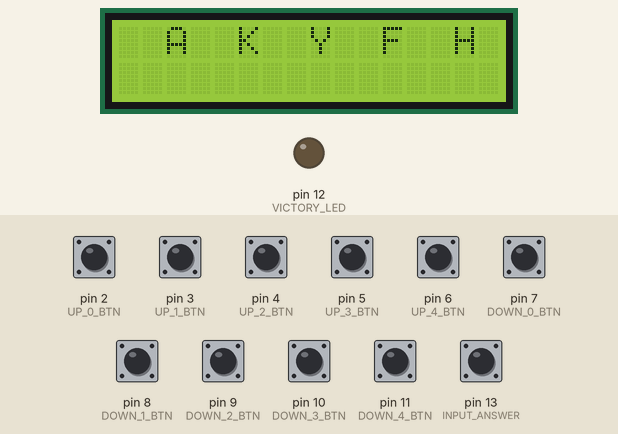
A sketch run on a simulated Arduino Uno, built with avr-gcc and run on an emulated ATmega328P. Shown: 16×2 character LCD, output pins drawn as LEDs (lit = HIGH). The test bench sets the inputs (shaded band); at power-on: pin 2 (UP_0_BTN), pin 3 (UP_1_BTN), pin 4 (UP_2_BTN), pin 5 (UP_3_BTN), pin 6 (UP_4_BTN), pin 7 (DOWN_0_BTN), pin 8 (DOWN_1_BTN), pin 9 (DOWN_2_BTN), pin 10 (DOWN_3_BTN), pin 11 (DOWN_4_BTN), pin 13 (INPUT_ANSWER) HIGH. Random numbers use the default seed unless the sketch sets one.

Above: at 1.2 s.
1.3 s: pin 2 (UP_0_BTN) pulled LOW for 1 s
At 3.4 s:
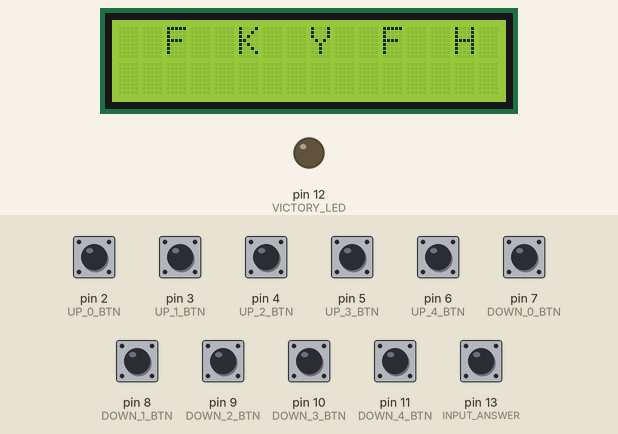
3.8 s: pin 3 (UP_1_BTN) pulled LOW for 0.15 s
At 4.9 s:
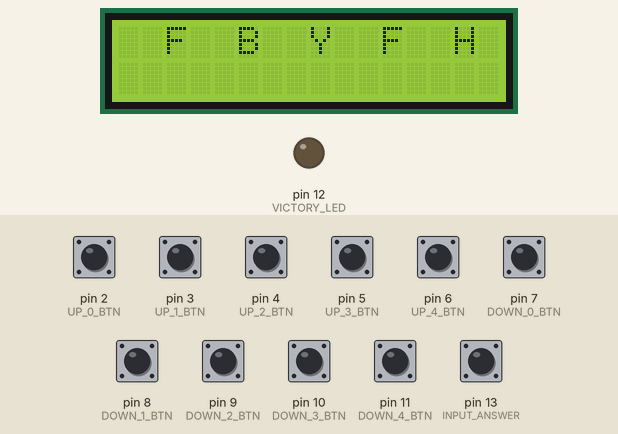
5.4 s: pin 4 (UP_2_BTN) pulled LOW for 0.15 s
At 6.2 s:
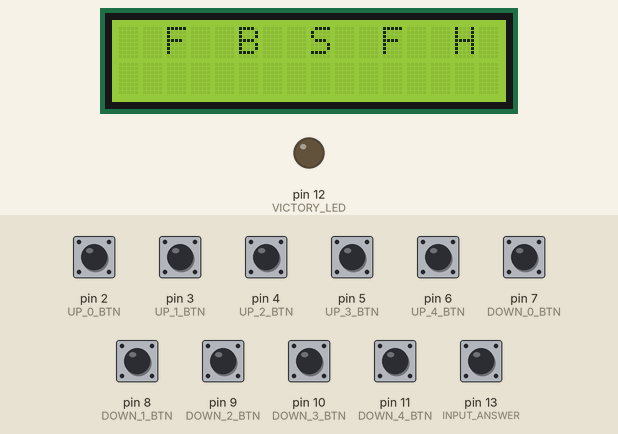
7.0 s: pin 5 (UP_3_BTN) pulled LOW for 0.15 s
At 7.4 s:
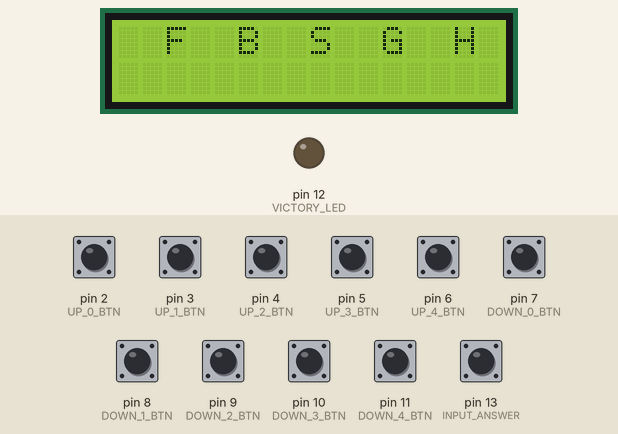
8.6 s: pin 6 (UP_4_BTN) pulled LOW for 0.15 s
At 9.8 s:
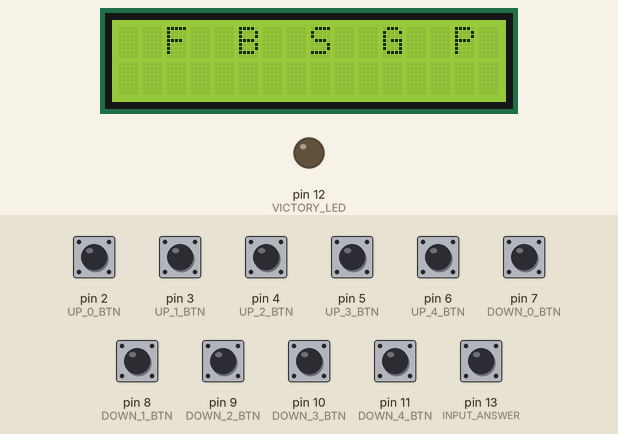
10.2 s: pin 7 (DOWN_0_BTN) pulled LOW for 0.15 s
At 11.0 s:
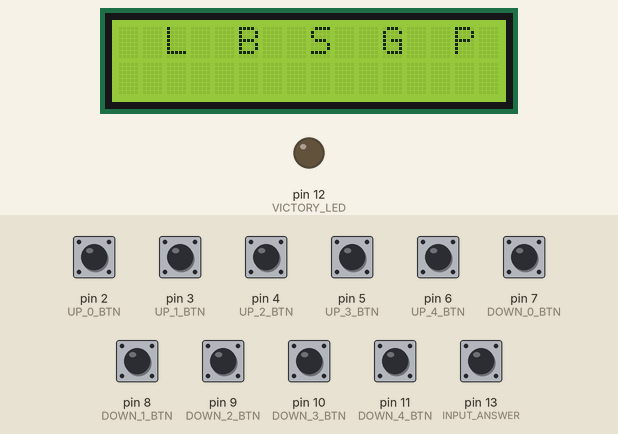
Timing chart, 0 to 12.8 s (numbered marks = the images above; inputs shaded):
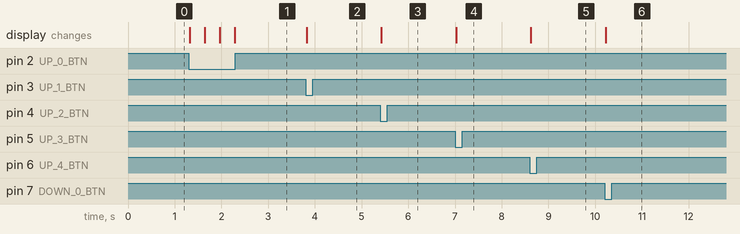

The sketch:

password.ino
```cpp
#include <Wire.h>
#include <LCD.h>
#include <LiquidCrystal_I2C.h>
#include <TrueRandom.h>

#define I2C_ADDR    0x3F
#define BACKLIGHT_PIN     3
#define En_pin  2
#define Rw_pin  1
#define Rs_pin  0
#define D4_pin  4
#define D5_pin  5
#define D6_pin  6
#define D7_pin  7

#define BACK_BTN 2
#define FORW_BTN 3
#define ACCEPT_BTN 6
#define CODE_LED 4
#define BIG_LED 5
#define FREQUENCIES 16

#define UP_0_BTN 2
#define DOWN_0_BTN 7
#define UP_1_BTN 3
#define DOWN_1_BTN 8
#define UP_2_BTN 4
#define DOWN_2_BTN 9
#define UP_3_BTN 5
#define DOWN_3_BTN 10
#define UP_4_BTN 6
#define DOWN_4_BTN 11
#define VICTORY_LED 12
#define INPUT_ANSWER 13

#define BTN_PRESS_DELAY 300
#define char_amount 5

LiquidCrystal_I2C  lcd(I2C_ADDR, En_pin, Rw_pin, Rs_pin, D4_pin, D5_pin, D6_pin, D7_pin);

String password = "ABOUT";

char posibilities[char_amount][char_amount];

int positions[char_amount];

bool won = false;


void setup() {

  Serial.begin(9600);


  Serial.println();

  for (int i = 0; i < char_amount; i++) {
    positions[i] = 0;
  }

  for (int i = 0; i < char_amount; i++) {
    posibilities[i][0] = password[i];
    for (int j = 1; j < char_amount; j++) {
      char cch = 'A' + TrueRandom.random(0,26);
      posibilities[i][j] = cch;
    }
    shuffle(posibilities[i]);
  }

  lcd.begin (16, 2);
  lcd.setBacklightPin(BACKLIGHT_PIN, POSITIVE);
  lcd.setBacklight(HIGH);
  lcd.home ();

  pinMode(UP_0_BTN, INPUT_PULLUP);
  pinMode(DOWN_0_BTN, INPUT_PULLUP);
  pinMode(UP_1_BTN, INPUT_PULLUP);
  pinMode(DOWN_1_BTN, INPUT_PULLUP);
  pinMode(UP_2_BTN, INPUT_PULLUP);
  pinMode(DOWN_2_BTN, INPUT_PULLUP);
  pinMode(UP_3_BTN, INPUT_PULLUP);
  pinMode(DOWN_3_BTN, INPUT_PULLUP);
  pinMode(UP_4_BTN, INPUT_PULLUP);
  pinMode(DOWN_4_BTN, INPUT_PULLUP);
  pinMode(DOWN_4_BTN, INPUT_PULLUP);

  pinMode(VICTORY_LED, OUTPUT);

  pinMode(INPUT_ANSWER, INPUT_PULLUP);

  printToLcd();


}

void shuffle(char pos[]) {
  for (int i = 0; i < char_amount; i++) {
    int r = TrueRandom.random(0,char_amount);
    char temp = pos[i]; pos[i] = pos[r]; pos[r] = temp;
  }
}

void loop() {

  if (!won) {
    if (digitalRead(UP_0_BTN) == 0) {
      int newPos = (positions[0] + 1) % char_amount;
      positions[0] = newPos;
      printToLcd();
      delay(BTN_PRESS_DELAY);
    } else if (digitalRead(DOWN_0_BTN) == 0) {

      int newPos = positions[0] - 1;
      if (newPos < 0 ) {
        newPos = char_amount - 1;
      }
      positions[0] = newPos;
      printToLcd();
      delay(BTN_PRESS_DELAY);
    } else if (digitalRead(UP_1_BTN) == 0) {
      int newPos = (positions[1] + 1) % char_amount;
      positions[1] = newPos;
      printToLcd();
      delay(BTN_PRESS_DELAY);
    } else if (digitalRead(DOWN_1_BTN) == 0) {

      int newPos = positions[1] - 1;
      if (newPos < 0 ) {
        newPos = char_amount - 1;
      }
      positions[1] = newPos;
      printToLcd();
      delay(BTN_PRESS_DELAY);
    } else if (digitalRead(UP_2_BTN) == 0) {
      int newPos = (positions[2] + 1) % char_amount;
      positions[2] = newPos;
      printToLcd();
      delay(BTN_PRESS_DELAY);
    } else if (digitalRead(DOWN_2_BTN) == 0) {

      int newPos = positions[2] - 1;
      if (newPos < 0 ) {
        newPos = char_amount - 1;
      }
      positions[2] = newPos;
      printToLcd();
      delay(BTN_PRESS_DELAY);
    } else if (digitalRead(UP_3_BTN) == 0) {
      int newPos = (positions[3] + 1) % char_amount;
      positions[3] = newPos;
      printToLcd();
      delay(BTN_PRESS_DELAY);
    } else if (digitalRead(DOWN_3_BTN) == 0) {

      int newPos = positions[3] - 1;
      if (newPos < 0 ) {
        newPos = char_amount - 1;
      }
      positions[3] = newPos;
      printToLcd();
      delay(BTN_PRESS_DELAY);
    } else if (digitalRead(UP_4_BTN) == 0) {
      int newPos = (positions[4] + 1) % char_amount;
      positions[4] = newPos;
      printToLcd();
      delay(BTN_PRESS_DELAY);
    } else if (digitalRead(DOWN_4_BTN) == 0) {

      int newPos = positions[4] - 1;
      if (newPos < 0 ) {
        newPos = char_amount - 1;
      }
      positions[4] = newPos;
      printToLcd();
      delay(BTN_PRESS_DELAY);
    } else if (digitalRead(INPUT_ANSWER) == 0) {
      if (GetWord() == password) {
        won = true;
        digitalWrite(VICTORY_LED, HIGH);
      }

      delay(BTN_PRESS_DELAY);
    }
  }
}

String GetWord() {
  char toPrint[5] = {posibilities[0][positions[0]], posibilities[1][positions[1]], posibilities[2][positions[2]], posibilities[3][positions[3]], posibilities[4][positions[4]]};
  return toPrint;
}

void printToLcd() {

  lcd.clear();
  char toPrint[16] = {' ', ' ', posibilities[0][positions[0]],  ' ', ' ', posibilities[1][positions[1]], ' ',' ', posibilities[2][positions[2]], ' ', ' ',posibilities[3][positions[3]], ' ', ' ',posibilities[4][positions[4]],  ' '};
  lcd.print(toPrint);

}
```

Measured:
- after the input at 1.3 s, the display: first changes at once (image 1 shows a later state)
- after the input at 3.8 s, the display: changes at once (image 2)
- after the input at 5.4 s, the display: changes at once (image 3)
- after the input at 7.0 s, the display: changes at once (image 4)
- after the input at 8.6 s, the display: changes at once (image 5)
- after the input at 10.2 s, the display: changes at once (image 6)
